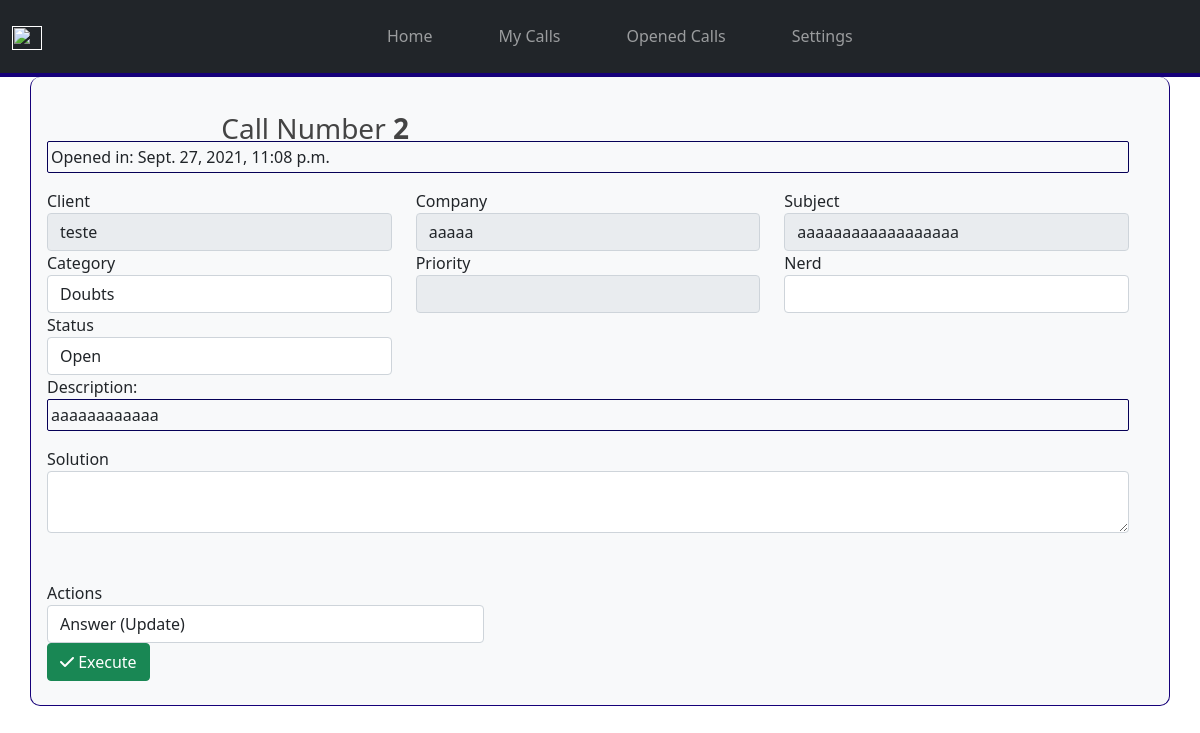
The page /calls/2/detail on the database its author committed.
### calls/models.py (models this page shows)
class Call(models.Model):
    descriptionCall = models.TextField(null=False,blank=False)
    categoryCall = models.IntegerField(null=False,blank=False)
    subjectCall = models.CharField(max_length=60,null=False,blank=False)
    clientCall = models.CharField(max_length=30,null=False,blank=False)
    companyCall = models.CharField(null=False,blank=False,max_length=30)
    priorityCall = models.IntegerField(null=False,blank=False,default=0)
    emailResponseCall = models.EmailField(null=False,blank=False)
    statusCall = models.IntegerField(default=0,null=False,blank=False)
    solutionCall = models.TextField(default='',null=False,blank=False)
    nerdCall = models.IntegerField(default=0)
    dateTimeCall = models.DateTimeField(auto_now_add=True, blank=True)

### categories/models.py (models this page shows)
class Category(models.Model):
    categoryName = models.CharField(max_length=50,null=False,blank=False)

### status/models.py (models this page shows)
class Status(models.Model):
    statusName = models.CharField(max_length=100,null=False,blank=False)

### calls/views.py (the view)
# urls.py: path('calls/<int:id>/detail', calls_detail_view, name='callsdetail'),
def calls_detail_view(request, id):
    call = Call.objects.get(id=id)
    context = {
        "call": call,
        "status": Status.objects.all(),
        "priorities": Priority.objects.all(),
        "categories": Category.objects.all(),
        "nerds": Nerd.objects.all()
    }
    return render(request, "calls/detail.html", context)

### templates/calls/detail.html (shortened to what this page needs)
{% extends 'base.html' %}
{% block content %}
<h3 class="page-title">Call Number <strong>{{call.id}}</strong></h3>
<form action="" class="row g-3" method="POST">
    <div class="row">
        <div class="col-md-12">
            <div class="form-group">
                <p style="border: 1px solid rgb(6, 0, 87); border-radius: 2px; padding: 3px;" class="text-start">Opened in: {{call.dateTimeCall}}</p>
            </div>
        </div>
        <div class="col-md-4">
            <div class="form-group">
                <label class="control-label">Client</label>
                <input type="text" class="form-control" readonly name="name" value="{{call.clientCall}}">
            </div>
        </div>
        <div class="col-md-4">
            <div class="form-group">
                <label class="control-label">Company</label>
                <input type="text" class="form-control" readonly name="name" value="{{call.companyCall}}">
            </div>
        </div>
        <div class="col-md-4">
            <div class="form-group">
                <label class="control-label">Subject</label>
                <input type="text" class="form-control" readonly name="name" value="{{call.subjectCall}}">
            </div>
        </div>
        <div class="col-md-4">
            <div class="form-group">
                <label class="control-label">Category</label>
                <select name="categoryCall" id="categoryCall" class="form-control">
                    {% for cat in categories %}
                    <option value="{{cat.id}}" {% if cat.id == call.categoryCall %} selected {%endif%}>
                        {{cat.categoryName}}
                    </option>
                    {% endfor %}
                </select>
            </div>
        </div>
        <div class="col-md-4">
            <div class="form-group">
                <label class="control-label">Priority</label>
                <select readonly name="priorityCall" id="priorityCall" class="form-control">
                    <option value=""></option>
                    {% for prior in priorities %}
                    <option value="{{prior.id}}" {% if prior.id == call.priorityCall %} selected {%endif%}>
                        {{prior.priorityName}}</option>
                    {% endfor %}
                </select>
            </div>
        </div>
        <div class="col-md-4">
            <div class="form-group">
                <label class="control-label">Nerd</label>
                <select name="nerd" id="nerd" class="form-control">
                    <option value=""></option>
                    {% for nerd in nerds %}
                    <option value="{{nerd.id}}" {% if nerd.id == call.nerdCall %} selected {%endif%} >{{nerd.nerdName}}</option>
                    {% endfor %}
                </select>
            </div>
        </div>
        <div class="col-md-4">
            <div class="form-group">
                <label class="control-label">Status</label>
                <select name="statusCall" id="statusCall" class="form-control">
                    {% for stat in status %}
                    <option value="{{stat.id}}" {% if stat.id == call.statusCall %} selected {%endif%}>
                        {{stat.statusName}}
                    </option>
                    {% endfor %}
                </select>
            </div>
        </div>
        <div class="col-md-12">
            <div class="form-group">
                <label class="control-label">Description:</label>
                <p style="border: 1px solid rgb(6, 0, 87); border-radius: 2px; padding: 3px;" class="text-start">
                    {{call.descriptionCall}}</p>
            </div>
        </div>
        <div class="col-md-12">
            <div class="form-group">
                <label class="control-label">Solution</label>
                <textarea type="text" class="form-control" class="form-control" name="solutionCall"></textarea>
            </div>
        </div>
        <div class="col-md-5">
            <div class="form-group">
                <br><br><label class="control-label">Actions</label>
                <select name="options" id="options" class="form-control">
                    <option value="1">Answer (Update)</option>
                </select>
            </div>
        </div>
        <div class="row">
            <div class="col-md-5">
                <div class="form-group">
                    <button type="submit" name="execute" class="btn btn-success"><i class="fa fa-check"></i>
                        Execute</button>
                </div>
            </div>
        </div>
    </div>
</form>
{% endblock content %}

### templates/base.html (style rules this page uses)
.page-title { margin: 1% 16%; color: rgb(68, 68, 68); }

### rows shown on the page
Call: id "2", dateTimeCall "Sept. 27, 2021, 11:08 p.m.", name "teste", name "aaaaa", name "aaaaaaaaaaaaaaaaaa", categoryCall "Doubts", statusCall "Open", descriptionCall "aaaaaaaaaaaa"
